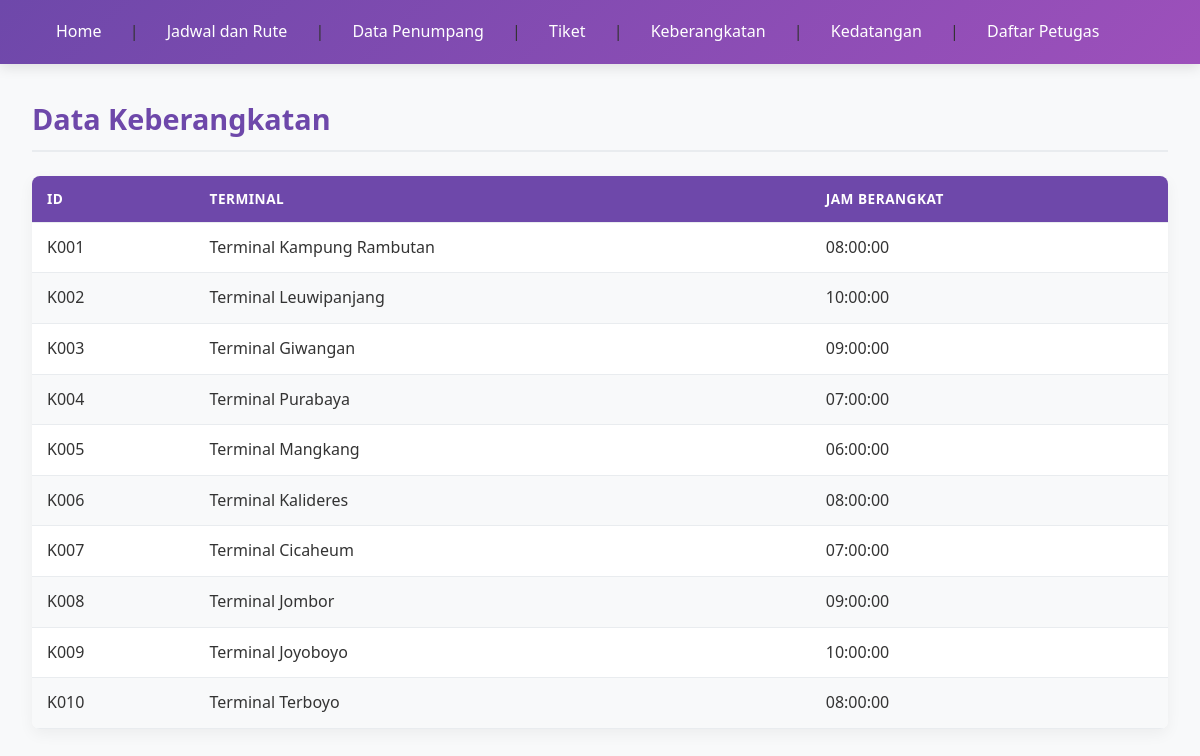
/keberangkatan.php, run on the app's committed database.
### tables this page shows
CREATE TABLE `keberangkatan` (
  `id_keberangkatan` varchar(50) NOT NULL,
  `id_jadwal` varchar(50) DEFAULT NULL,
  `waktu_keberangkatan` datetime DEFAULT NULL,
  `status` varchar(20) DEFAULT NULL,
  `id_terminal` varchar(50) DEFAULT NULL
);

CREATE TABLE `terminal` (
  `id_terminal` varchar(50) NOT NULL,
  `nama_terminal` varchar(100) DEFAULT NULL,
  `kota` varchar(100) DEFAULT NULL,
  `alamat` text DEFAULT NULL,
  `no_telp` varchar(20) DEFAULT NULL,
  `jumlah_peron` int(11) DEFAULT NULL
);

CREATE TABLE `jadwal` (
  `id_jadwal` varchar(50) NOT NULL,
  `id_bus` varchar(50) DEFAULT NULL,
  `tanggal_berangkat` date DEFAULT NULL,
  `jam_berangkat` time DEFAULT NULL,
  `jam_tiba` time DEFAULT NULL,
  `id_rute` varchar(50) DEFAULT NULL
);

### keberangkatan.php (the view, shortened to what this page needs)
<?php include 'db.php'; ?>
<!DOCTYPE html>
<html lang="id">
<head>
    <link rel="stylesheet" href="style/keberangkatan.css">
</head>
<body>
    <nav>
        <a href="index.php">Home</a> |
        <a href="jadwalRute.php">Jadwal dan Rute</a> |
        <a href="dataPenumpang.php">Data Penumpang</a> |
        <a href="tiket.php">Tiket</a> |
        <a href="keberangkatan.php">Keberangkatan</a> |
        <a href="kedatangan.php">Kedatangan</a> |
        <a href="daftar_petugas.php">Daftar Petugas</a>
    </nav>
    <main>
        <h2>Data Keberangkatan</h2>
        <table>
            <thead>
                <tr>
                    <th>ID</th>
                    <th>Terminal</th>
                    <th>Jam Berangkat</th>
                </tr>
            </thead>
            <tbody>
                <?php
                $sql = "SELECT k.*, t.nama_terminal, j.jam_berangkat
                        FROM keberangkatan k
                        JOIN terminal t ON k.id_terminal = t.id_terminal
                        JOIN jadwal j ON k.id_jadwal = j.id_jadwal";
                $result = $conn->query($sql);
                while ($row = $result->fetch_assoc()):
                ?>
                <tr>
                    <td><?= htmlspecialchars($row['id_keberangkatan']) ?></td>
                    <td><?= htmlspecialchars($row['nama_terminal']) ?></td>
                    <td><?= htmlspecialchars($row['jam_berangkat']) ?></td>
                </tr>
                <?php endwhile; ?>
            </tbody>
        </table>
    </main>
</body>
</html>

### style/keberangkatan.css (style rules this page uses)
* { margin: 0; padding: 0; box-sizing: border-box; font-family: 'Segoe UI', Tahoma, Geneva, Verdana, sans-serif; }
body { background-color: #f8f9fa; color: #333; line-height: 1.6; }
nav { background: linear-gradient(135deg, #6e48aa 0%, #9d50bb 100%); padding: 1.2rem 2rem; box-shadow: 0 4px 12px rgba(0, 0, 0, 0.1); margin-bottom: 2rem; }
nav a { color: white; text-decoration: none; font-weight: 500; margin: 0 0.5rem; padding: 0.5rem 1rem; border-radius: 4px; transition: all 0.3s ease; }
main { max-width: 1200px; margin: 0 auto; padding: 0 2rem; }
h2 { color: #6e48aa; margin: 1.5rem 0; font-size: 1.8rem; font-weight: 600; padding-bottom: 0.5rem; border-bottom: 2px solid #e9ecef; }
table { width: 100%; border-collapse: collapse; margin: 1.5rem 0 3rem; box-shadow: 0 5px 15px rgba(0, 0, 0, 0.05); background-color: white; border-radius: 8px; overflow: hidden; }
th, td { padding: 12px 15px; text-align: left; border-bottom: 1px solid #e9ecef; }
th { background-color: #6e48aa; color: white; font-weight: 600; text-transform: uppercase; font-size: 0.85rem; letter-spacing: 0.5px; }
tr { transition: all 0.2s ease; }
tr:nth-child(even) { background-color: #f8f9fa; }

### data on the page
keberangkatan: id_keberangkatan "K001", id_terminal.nama_terminal "Terminal Kampung Rambutan", id_jadwal.jam_berangkat "08:00:00"
keberangkatan: id_keberangkatan "K002", id_terminal.nama_terminal "Terminal Leuwipanjang", id_jadwal.jam_berangkat "10:00:00"
keberangkatan: id_keberangkatan "K003", id_terminal.nama_terminal "Terminal Giwangan", id_jadwal.jam_berangkat "09:00:00"
keberangkatan: id_keberangkatan "K004", id_terminal.nama_terminal "Terminal Purabaya", id_jadwal.jam_berangkat "07:00:00"
keberangkatan: id_keberangkatan "K005", id_terminal.nama_terminal "Terminal Mangkang", id_jadwal.jam_berangkat "06:00:00"
keberangkatan: id_keberangkatan "K006", id_terminal.nama_terminal "Terminal Kalideres", id_jadwal.jam_berangkat "08:00:00"
keberangkatan: id_keberangkatan "K007", id_terminal.nama_terminal "Terminal Cicaheum", id_jadwal.jam_berangkat "07:00:00"
keberangkatan: id_keberangkatan "K008", id_terminal.nama_terminal "Terminal Jombor", id_jadwal.jam_berangkat "09:00:00"
keberangkatan: id_keberangkatan "K009", id_terminal.nama_terminal "Terminal Joyoboyo", id_jadwal.jam_berangkat "10:00:00"
keberangkatan: id_keberangkatan "K010", id_terminal.nama_terminal "Terminal Terboyo", id_jadwal.jam_berangkat "08:00:00"
